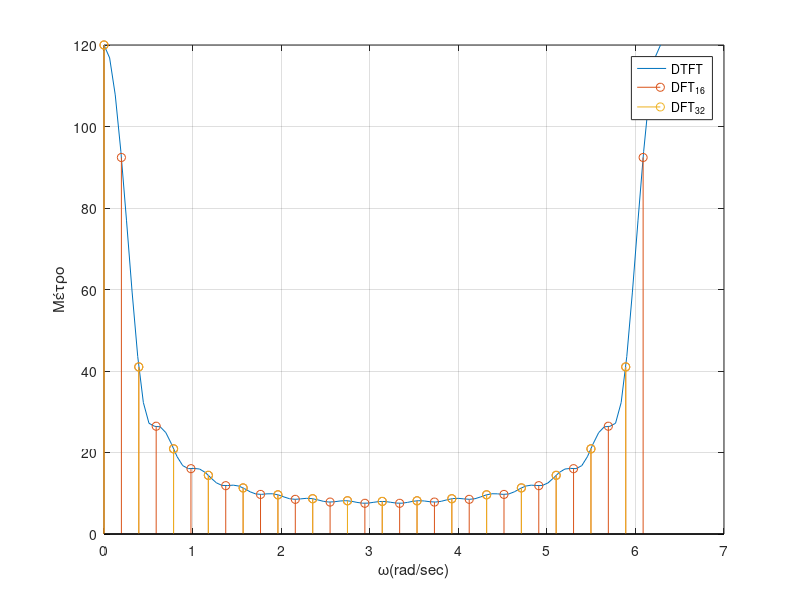

This chart was generated by the following MATLAB code:
clear,close all,clc
%%Άσκηση 20
n=0:15;
x=n;
w=linspace(0,2*pi,100);
XDTFT=zeros(1,length(w));
for k=1:length(w)
    s=0;
    for l=1:length(n)
        s=s+x(l)*exp(-i*w(k)*n(l));
    end
    XDTFT(k)=s;
end
plot(w,abs(XDTFT)),grid on,xlabel('ω'),hold on
XDFT=fft(x,length(x));
XDFT32=fft(x,32);
%XDFT=fftshift(XDFT)
stem((2*pi*[0:31]/32),abs(XDFT32)),grid on,ylabel('Μέτρο')
stem((2*pi*n/length(n)),abs(XDFT)),grid on,xlabel('ω(rad/sec)')
legend('DTFT','DFT_{16}','DFT_{32}')
